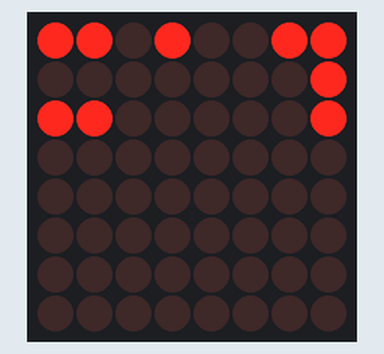
The sketch below on a simulated Arduino Uno, built with avr-gcc and run on an emulated ATmega328P. Parts: 8×8 LED matrix. Wiring (inferred from the names in the program): HT16K33 LED driver at I2C address 0x70.

Above: at 0.1 s.

The sketch:

GameOfLive8x8.ino
```cpp
#include <Wire.h>
#define ADDRESS 0x70

#define HT16K33_BLINK_CMD 0x80
#define HT16K33_BLINK_DISPLAYON 0x01
#define HT16K33_CMD_BRIGHTNESS 0xE0

//glider
byte grid[] = {B01000000,
               B00100000,
               B11100000,
               B00000000,
               B00000000,
               B00000000,
               B00000000,
               B00000000
              };
void setup() {

  // TODO: set up your other stuff...
  //Wire zeugs
  Wire.begin();
  // I2C oscillator on
  Wire.beginTransmission(ADDRESS);
  Wire.write(0x21);
  Wire.endTransmission();
  // Set Brightness (max brightness == 15)
  Wire.beginTransmission(ADDRESS);
  Wire.write(HT16K33_CMD_BRIGHTNESS | 14);
  Wire.endTransmission();
  // No blinking
  Wire.beginTransmission(ADDRESS);
  Wire.write(HT16K33_BLINK_CMD | HT16K33_BLINK_DISPLAYON);
  Wire.endTransmission();
}


void loop() {

  // WIRE zeugs
  updateDisplay();
  //Compute next based on cur grid
  compute();
}

/**********************************************/
/*            Game of Live                    */
/**********************************************/
int countNeighbors(byte curGrid[], int x, int y) {
  int sum = 0;
  for (byte i = -1; i < 2; i++) {
    for (byte j = -1; j < 2; j++) {
      int col = (x + i + 8) % 8;
      int row = (y + j + 8) % 8;
      sum += bitRead(curGrid[col], row);
    }
  }
  return sum -= bitRead(curGrid[x], y); //ignore my self
}

void compute() {
  byte next[] = {B00000000,
                 B00000000,
                 B00000000,
                 B00000000,
                 B00000000,
                 B00000000,
                 B00000000,
                 B00000000
                };
  for (byte i = 0; i < 8; i++) {
    for (byte j = 0; j < 8; j++) {

      int neighbors = countNeighbors(grid, i, j);
      // Rules
      if ( bitRead(grid[i], j) == 0 && neighbors == 3) {
        // Any dead cell with exactly htree live neighbours becomes a live Cell
        bitSet(next[i], j);
      } else if (bitRead(grid[i], j) == 1 && (neighbors < 2 || neighbors > 3)) {
        bitClear(next[i], j);
      } else {
        bitWrite(next[i], j, bitRead(grid[i], j));
      }

    }
  }
  *grid = next;
}

/**********************************************/
/*             Update                         */
/**********************************************/
void updateDisplay() {

  Wire.beginTransmission(ADDRESS);
  Wire.write(0);  // Select base register
  // FOR EACH ROW
  for (byte i = 0; i < 8; i++) {
    // Achtung erste Spalte an der letzten Position im Zeilen-Bitvektor
    //  Bit: 12345678 =>  23456781
    byte ic2 = ((grid[i] & 0x80) ? 0x01 : 0x00) | (grid[i] << 1);
    Wire.write(ic2);
    Wire.write(0);
  }
  Wire.endTransmission();

}
```
